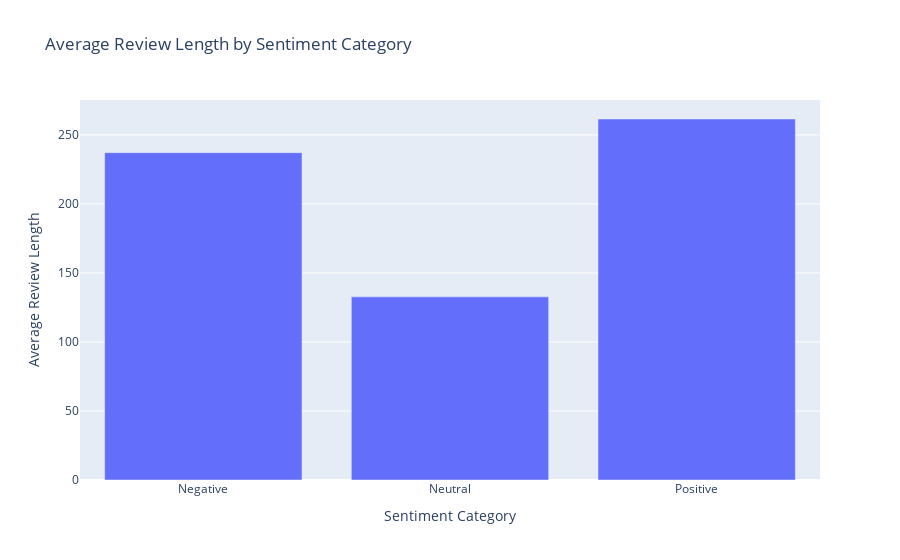

Notebook source saved alongside this figure:
### Code cell
# Visualization: Average Review Length by Sentiment Category
average_lengths = reviews_df.groupby('Sentiment_Category')['Review_Length'].mean()
fig = go.Figure(data=[go.Bar(x=average_lengths.index, y=average_lengths.values)])
fig.update_layout(title='Average Review Length by Sentiment Category', xaxis_title='Sentiment Category', yaxis_title='Average Review Length')
fig.show()

### Figure 1 — Plotly figure (JSON) as saved in the notebook; plotly's stock layout.template omitted (floating-point values rounded to 4 significant figures)
{"data": [{"type": "bar", "x": ["Negative", "Neutral", "Positive"], "y": [237.1, 132.7, 261.5]}], "layout": {"title": {"text": "Average Review Length by Sentiment Category"}, "xaxis": {"title": {"text": "Sentiment Category"}}, "yaxis": {"title": {"text": "Average Review Length"}}}}
